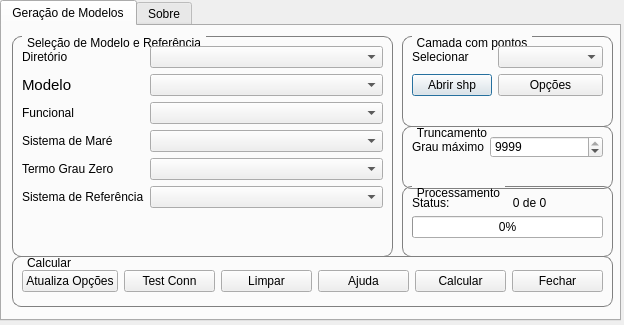
<?xml version="1.0" encoding="UTF-8"?>
<ui version="4.0">
 <class>SPGGDialogBase</class>
 <widget class="QDialog" name="SPGGDialogBase">
  <property name="geometry">
   <rect>
    <x>0</x>
    <y>0</y>
    <width>624</width>
    <height>325</height>
   </rect>
  </property>
  <property name="minimumSize">
   <size>
    <width>624</width>
    <height>325</height>
   </size>
  </property>
  <property name="maximumSize">
   <size>
    <width>624</width>
    <height>325</height>
   </size>
  </property>
  <property name="windowTitle">
   <string>SPGG Plugin</string>
  </property>
  <property name="windowIcon">
   <iconset>
    <normaloff>/home/user/.qgis2/python/plugins/SPGG/icon.png</normaloff>/home/user/.qgis2/python/plugins/SPGG/icon.png</iconset>
  </property>
  <widget class="QTabWidget" name="tabWidget">
   <property name="geometry">
    <rect>
     <x>0</x>
     <y>0</y>
     <width>621</width>
     <height>321</height>
    </rect>
   </property>
   <property name="sizePolicy">
    <sizepolicy hsizetype="Fixed" vsizetype="Fixed">
     <horstretch>0</horstretch>
     <verstretch>0</verstretch>
    </sizepolicy>
   </property>
   <property name="currentIndex">
    <number>0</number>
   </property>
   <widget class="QWidget" name="tab">
    <attribute name="title">
     <string>Geração de Modelos</string>
    </attribute>
    <widget class="QGroupBox" name="groupBox">
     <property name="geometry">
      <rect>
       <x>10</x>
       <y>10</y>
       <width>381</width>
       <height>221</height>
      </rect>
     </property>
     <property name="styleSheet">
      <string notr="true">QGroupBox {
    border: 1px solid gray;
    border-radius: 9px;
    margin-top: 0.5em;
}

QGroupBox::title {
    subcontrol-origin: margin;
    left: 10px;
    padding: 0 3px 0 3px;
}</string>
     </property>
     <property name="title">
      <string>Seleção de Modelo e Referência</string>
     </property>
     <property name="flat">
      <bool>false</bool>
     </property>
     <layout class="QFormLayout" name="formLayout_3">
      <item row="0" column="0">
       <widget class="QLabel" name="label">
        <property name="text">
         <string>Diretório</string>
        </property>
       </widget>
      </item>
      <item row="0" column="1">
       <widget class="QComboBox" name="dir"/>
      </item>
      <item row="1" column="0">
       <widget class="QLabel" name="label_2">
        <property name="font">
         <font>
          <pointsize>11</pointsize>
          <weight>50</weight>
          <italic>false</italic>
          <bold>false</bold>
         </font>
        </property>
        <property name="text">
         <string>Modelo</string>
        </property>
       </widget>
      </item>
      <item row="1" column="1">
       <widget class="QComboBox" name="modelo"/>
      </item>
      <item row="2" column="0">
       <widget class="QLabel" name="label_3">
        <property name="text">
         <string>Funcional</string>
        </property>
       </widget>
      </item>
      <item row="2" column="1">
       <widget class="QComboBox" name="func"/>
      </item>
      <item row="3" column="0">
       <widget class="QLabel" name="label_4">
        <property name="text">
         <string>Sistema de Maré</string>
        </property>
       </widget>
      </item>
      <item row="3" column="1">
       <widget class="QComboBox" name="mare"/>
      </item>
      <item row="4" column="0">
       <widget class="QLabel" name="label_5">
        <property name="text">
         <string>Termo Grau Zero</string>
        </property>
       </widget>
      </item>
      <item row="4" column="1">
       <widget class="QComboBox" name="gzero"/>
      </item>
      <item row="5" column="0">
       <widget class="QLabel" name="label_6">
        <property name="text">
         <string>Sistema de Referência</string>
        </property>
       </widget>
      </item>
      <item row="5" column="1">
       <widget class="QComboBox" name="sisref"/>
      </item>
     </layout>
    </widget>
    <widget class="QGroupBox" name="groupBox_2">
     <property name="geometry">
      <rect>
       <x>400</x>
       <y>10</y>
       <width>211</width>
       <height>91</height>
      </rect>
     </property>
     <property name="styleSheet">
      <string notr="true">QGroupBox {
    border: 1px solid gray;
    border-radius: 9px;
    margin-top: 0.5em;
}

QGroupBox::title {
    subcontrol-origin: margin;
    left: 10px;
    padding: 0 3px 0 3px;
}</string>
     </property>
     <property name="title">
      <string>Camada com pontos</string>
     </property>
     <layout class="QFormLayout" name="formLayout_2">
      <item row="0" column="0">
       <widget class="QLabel" name="label_7">
        <property name="text">
         <string>Selecionar</string>
        </property>
       </widget>
      </item>
      <item row="0" column="1">
       <widget class="QComboBox" name="shp"/>
      </item>
      <item row="1" column="0">
       <widget class="QPushButton" name="addshp">
        <property name="text">
         <string>Abrir shp</string>
        </property>
       </widget>
      </item>
      <item row="1" column="1">
       <widget class="QPushButton" name="opcoes">
        <property name="text">
         <string>Opções</string>
        </property>
       </widget>
      </item>
     </layout>
    </widget>
    <widget class="QGroupBox" name="groupBox_3">
     <property name="geometry">
      <rect>
       <x>400</x>
       <y>100</y>
       <width>211</width>
       <height>63</height>
      </rect>
     </property>
     <property name="styleSheet">
      <string notr="true">QGroupBox {
    border: 1px solid gray;
    border-radius: 9px;
    margin-top: 0.5em;
}

QGroupBox::title {
    subcontrol-origin: margin;
    left: 10px;
    padding: 0 3px 0 3px;
}</string>
     </property>
     <property name="title">
      <string>Truncamento</string>
     </property>
     <layout class="QFormLayout" name="formLayout">
      <item row="0" column="0">
       <widget class="QLabel" name="label_8">
        <property name="text">
         <string>Grau máximo</string>
        </property>
       </widget>
      </item>
      <item row="0" column="1">
       <widget class="QSpinBox" name="grau">
        <property name="maximum">
         <number>9999</number>
        </property>
        <property name="value">
         <number>9999</number>
        </property>
       </widget>
      </item>
     </layout>
    </widget>
    <widget class="QGroupBox" name="groupBox_4">
     <property name="geometry">
      <rect>
       <x>10</x>
       <y>230</y>
       <width>601</width>
       <height>51</height>
      </rect>
     </property>
     <property name="styleSheet">
      <string notr="true">QGroupBox {
    border: 1px solid gray;
    border-radius: 9px;
    margin-top: 0.5em;
}

QGroupBox::title {
    subcontrol-origin: margin;
    left: 10px;
    padding: 0 3px 0 3px;
}</string>
     </property>
     <property name="title">
      <string>Calcular</string>
     </property>
     <layout class="QGridLayout" name="gridLayout">
      <item row="0" column="0">
       <widget class="QPushButton" name="atualizar">
        <property name="text">
         <string>Atualiza Opções</string>
        </property>
       </widget>
      </item>
      <item row="0" column="2">
       <widget class="QPushButton" name="limpar">
        <property name="text">
         <string>Limpar</string>
        </property>
       </widget>
      </item>
      <item row="0" column="1">
       <widget class="QPushButton" name="testar">
        <property name="text">
         <string>Test Conn</string>
        </property>
       </widget>
      </item>
      <item row="0" column="3">
       <widget class="QPushButton" name="ajuda">
        <property name="text">
         <string>Ajuda</string>
        </property>
       </widget>
      </item>
      <item row="0" column="4">
       <widget class="QPushButton" name="calcular">
        <property name="text">
         <string>Calcular</string>
        </property>
       </widget>
      </item>
      <item row="0" column="5">
       <widget class="QPushButton" name="fechar">
        <property name="text">
         <string>Fechar</string>
        </property>
       </widget>
      </item>
     </layout>
    </widget>
    <widget class="QGroupBox" name="groupBox_5">
     <property name="geometry">
      <rect>
       <x>400</x>
       <y>160</y>
       <width>211</width>
       <height>71</height>
      </rect>
     </property>
     <property name="styleSheet">
      <string notr="true">QGroupBox {
    border: 1px solid gray;
    border-radius: 9px;
    margin-top: 0.5em;
}

QGroupBox::title {
    subcontrol-origin: margin;
    left: 10px;
    padding: 0 3px 0 3px;
}</string>
     </property>
     <property name="title">
      <string>Processamento</string>
     </property>
     <layout class="QFormLayout" name="formLayout_4">
      <property name="fieldGrowthPolicy">
       <enum>QFormLayout::AllNonFixedFieldsGrow</enum>
      </property>
      <item row="1" column="0">
       <widget class="QLabel" name="label_11">
        <property name="text">
         <string>Status:</string>
        </property>
       </widget>
      </item>
      <item row="1" column="1">
       <widget class="QLabel" name="status">
        <property name="text">
         <string>0 de 0</string>
        </property>
        <property name="alignment">
         <set>Qt::AlignCenter</set>
        </property>
       </widget>
      </item>
      <item row="2" column="0" colspan="2">
       <widget class="QProgressBar" name="progresso">
        <property name="value">
         <number>0</number>
        </property>
       </widget>
      </item>
     </layout>
    </widget>
   </widget>
   <widget class="QWidget" name="tab_2">
    <attribute name="title">
     <string>Sobre</string>
    </attribute>
    <widget class="QLabel" name="label_9">
     <property name="geometry">
      <rect>
       <x>60</x>
       <y>10</y>
       <width>491</width>
       <height>271</height>
      </rect>
     </property>
     <property name="text">
      <string/>
     </property>
     <property name="pixmap">
      <pixmap>/home/user/.qgis2/python/plugins/SPGG/sobre.png</pixmap>
     </property>
     <property name="scaledContents">
      <bool>true</bool>
     </property>
    </widget>
   </widget>
  </widget>
 </widget>
 <resources/>
 <connections/>
</ui>
